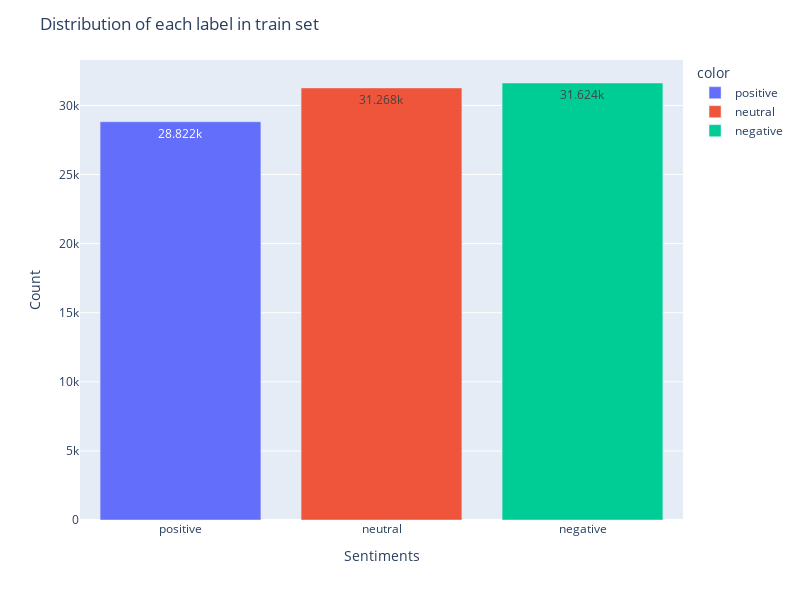

Notebook code cell kept with this figure:
### Code cell
labels = ["positive", "neutral", "negative"]
fig = px.bar(x=labels, y=class_count_in_train_set, color=labels)

fig.update_layout(
    title="Distribution of each label in train set",
    xaxis_title="Sentiments",
    yaxis_title="Count",
    height=600,
    width=800,
)

fig.update_traces(texttemplate="%{y}", textposition="inside")

fig.show()

### Figure 1 — Plotly figure (JSON) as saved in the notebook; plotly's stock layout.template omitted (floating-point values rounded to 4 significant figures)
{"data": [{"alignmentgroup": "True", "hovertemplate": "color=positive<br>x=%{x}<br>y=%{y}<extra></extra>", "legendgroup": "positive", "marker": {"color": "#636efa", "pattern": {"shape": ""}}, "name": "positive", "offsetgroup": "positive", "orientation": "v", "showlegend": true, "textposition": "inside", "texttemplate": "%{y}", "type": "bar", "x": ["positive"], "xaxis": "x", "y": [28822], "yaxis": "y"}, {"alignmentgroup": "True", "hovertemplate": "color=neutral<br>x=%{x}<br>y=%{y}<extra></extra>", "legendgroup": "neutral", "marker": {"color": "#EF553B", "pattern": {"shape": ""}}, "name": "neutral", "offsetgroup": "neutral", "orientation": "v", "showlegend": true, "textposition": "inside", "texttemplate": "%{y}", "type": "bar", "x": ["neutral"], "xaxis": "x", "y": [31268], "yaxis": "y"}, {"alignmentgroup": "True", "hovertemplate": "color=negative<br>x=%{x}<br>y=%{y}<extra></extra>", "legendgroup": "negative", "marker": {"color": "#00cc96", "pattern": {"shape": ""}}, "name": "negative", "offsetgroup": "negative", "orientation": "v", "showlegend": true, "textposition": "inside", "texttemplate": "%{y}", "type": "bar", "x": ["negative"], "xaxis": "x", "y": [31624], "yaxis": "y"}], "layout": {"barmode": "relative", "height": 600, "legend": {"title": {"text": "color"}, "tracegroupgap": 0}, "margin": {"t": 60}, "title": {"text": "Distribution of each label in train set"}, "width": 800, "xaxis": {"anchor": "y", "domain": [0, 1], "title": {"text": "Sentiments"}}, "yaxis": {"anchor": "x", "domain": [0, 1], "title": {"text": "Count"}}}}
